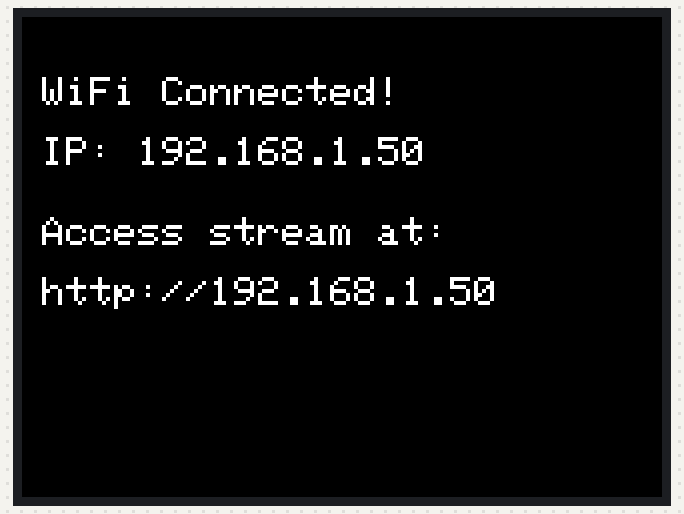
This sketch was run on a simulated ESP32. On the bench: 320×240 colour display. WiFi joins after 1.5 s; servers stay silent unless stated; the camera gives no picture; what the sketch prints to the serial monitor is not drawn.

Above: at 1.9 s.

The sketch:

Camera-wifi-LCD-v2.ino
```cpp
#include "esp_camera.h"
#include <WiFi.h>
#include "esp_http_server.h"
#include <TFT_eSPI.h>  // Include TFT library
#include <SPI.h>

// WiFi credentials
const char* ssid = "ABAD-BB2";
const char* password = "Abad723-Linux";

// TFT Display Object
TFT_eSPI tft = TFT_eSPI();

// Video Stream Handler
esp_err_t stream_handler(httpd_req_t *req) {
  camera_fb_t *fb = NULL;
  esp_err_t res = ESP_OK;
  size_t _jpg_buf_len = 0;
  uint8_t *_jpg_buf = NULL;
  char part_buf[64];

  // Set the response type as multipart
  httpd_resp_set_type(req, "multipart/x-mixed-replace; boundary=frame");

  while (true) {
    fb = esp_camera_fb_get();
    if (!fb) {
      Serial.println("Camera capture failed");
      tft.println("Camera capture failed");
      httpd_resp_send_500(req);
      return ESP_FAIL;
    }

    delay(100);  // Prevent memory overflow

    if (fb->format != PIXFORMAT_JPEG) {
      bool jpeg_converted = frame2jpg(fb, 80, &_jpg_buf, &_jpg_buf_len);
      if (!jpeg_converted) {
        Serial.println("JPEG compression failed");
        esp_camera_fb_return(fb);
        return ESP_FAIL;
      }
    } else {
      _jpg_buf_len = fb->len;
      _jpg_buf = fb->buf;
    }

    // Send the frame header
    size_t hlen = snprintf(part_buf, 64, "--frame\r\nContent-Type: image/jpeg\r\nContent-Length: %u\r\n\r\n", _jpg_buf_len);
    res = httpd_resp_send_chunk(req, part_buf, hlen);
    if (res == ESP_OK) {
      // Send the actual JPEG image
      res = httpd_resp_send_chunk(req, (const char *)_jpg_buf, _jpg_buf_len);
    }
    if (res == ESP_OK) {
      // Send the frame boundary
      res = httpd_resp_send_chunk(req, "\r\n", 2);
    }

    if (fb->format != PIXFORMAT_JPEG) {
      free(_jpg_buf);
    }
    esp_camera_fb_return(fb);

    if (res != ESP_OK) {
      break;
    }
  }
  return res;
}

// Start Web Server
void startCameraServer() {
  httpd_config_t config = HTTPD_DEFAULT_CONFIG();
  // config.stack_size = 8192;  // Increase stack size to prevent crashes
  httpd_handle_t server = NULL;

  if (httpd_start(&server, &config) == ESP_OK) {
    // Register URI handler for the video stream
    httpd_uri_t uri_stream = {
      .uri       = "/stream",
      .method    = HTTP_GET,
      .handler   = stream_handler,
      .user_ctx  = NULL
    };
    httpd_register_uri_handler(server, &uri_stream);
  }
}

void setup() {
  Serial.begin(115200);

  // Initialize TFT Display
  tft.init();
  tft.setRotation(3);
  tft.fillScreen(TFT_BLACK);
  tft.setTextColor(TFT_WHITE, TFT_BLACK);
  tft.setTextSize(2);

  tft.setCursor(10, 10);
  tft.println("Connecting WiFi...");

  WiFi.setSleep(false);

  WiFi.begin(ssid, password);
  while (WiFi.status() != WL_CONNECTED) {
    delay(500);
    Serial.println("Connecting to WiFi...");
    tft.setCursor(10, 40);
    tft.println(".");
  }
  String ipAddress = WiFi.localIP().toString();
  Serial.println("WiFi connected");
  Serial.print("Camera Stream Ready! Go to: http://");
  Serial.println(WiFi.localIP());

  tft.fillScreen(TFT_BLACK);
  tft.setCursor(10, 30);
  tft.println("WiFi Connected!");
  tft.setCursor(10, 60);
  tft.print("IP: ");
  tft.println(ipAddress);
  tft.setCursor(10, 100);
  tft.println("Access stream at:");
  tft.setCursor(10, 130);
  tft.print("http://");
  tft.println(ipAddress);

  // Camera Configuration
  camera_config_t config;
  config.ledc_channel = LEDC_CHANNEL_0;
  config.ledc_timer = LEDC_TIMER_0;
  config.pin_d0 = 5;
  config.pin_d1 = 18;
  config.pin_d2 = 19;
  config.pin_d3 = 21;
  config.pin_d4 = 36;
  config.pin_d5 = 39;
  config.pin_d6 = 34;
  config.pin_d7 = 35;
  config.pin_xclk = 0;
  config.pin_pclk = 22;
  config.pin_vsync = 25;
  config.pin_href = 23;
  config.pin_sscb_sda = 26;
  config.pin_sscb_scl = 27;
  config.pin_pwdn = 32;
  config.pin_reset = -1;
  config.xclk_freq_hz = 20000000;
  config.pixel_format = PIXFORMAT_JPEG;
  config.frame_size = FRAMESIZE_QVGA;  // Lower resolution
  config.jpeg_quality = 20;             // Reduce quality
  config.fb_count = 2;                  // Single buffer

  esp_err_t err = esp_camera_init(&config);
  if (err != ESP_OK) {
    Serial.printf("Camera init failed! Error: 0x%x", err);
    return;
  }

  startCameraServer();
}

void loop() {
  delay(10);
}
```
